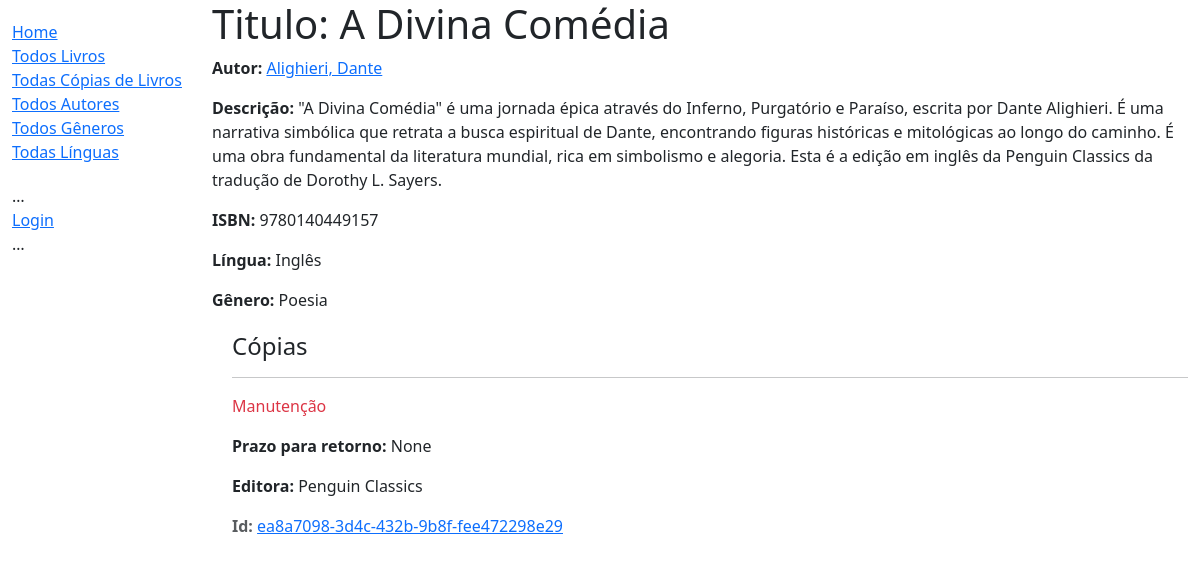
Page /acervo/livro/1 on the earlier database version.
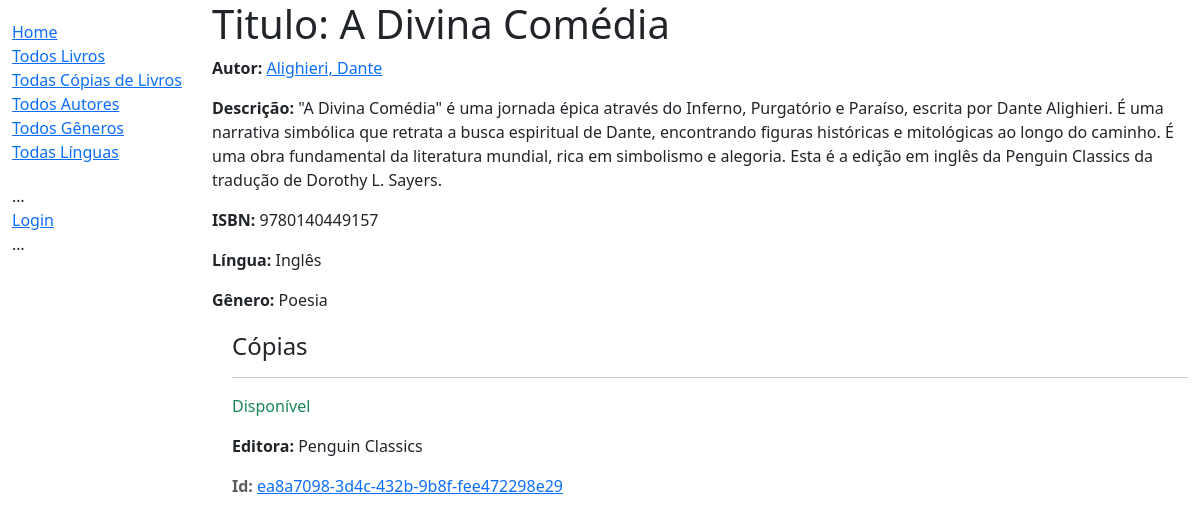
Same page on the later database version.
### acervo/models.py (models this page shows, shortened)
class LivroCopia(models.Model):
    id = models.UUIDField(primary_key=True, default=uuid.uuid4,
                          help_text="ID único para uma cópia do livro disponível na biblioteca")
    livro = models.ForeignKey('Livro', on_delete=models.RESTRICT, null=True)
    editora = models.CharField(max_length=200)
    data_devolucao = models.DateField(null=True, blank=True)
    tomador = models.ForeignKey(
        settings.AUTH_USER_MODEL, on_delete=models.SET_NULL, null=True, blank=True)
    ESTADOS_EMPRESTIMO = (
        ('m', 'Manutenção'),
        ('e', 'Emprestado'),
        ('d', 'Disponível'),
        ('r', 'Reservado'),
    )
    estado = models.CharField(
        max_length=1,
        choices=ESTADOS_EMPRESTIMO,
        blank=True,
        default='m',
        help_text='Disponibilidade do Livro')
    class Meta:
        ordering = ['data_devolucao']
        permissions = (("marca_devolucao", "Marca o livro como devolvido"),)
    def get_absolute_url(self):
        return reverse('detalhe-copia', args=[str(self.id)])

### acervo/views.py (the view)
# urls.py: path('livro/<int:pk>', views.DetalheLivroView.as_view(), name='detalhe-livro'),
class DetalheLivroView(generic.DetailView):
    model = Livro
    context_object_name = 'livro'
    template_name = 'acervo/detalhe_livro.html'

### acervo/models.py (called while the page is built)
    def __str__(self):
        return self.nome

    def __str__(self):
        return self.nome

    def get_absolute_url(self):
        return reverse('detalhe-autor', args=[str(self.id)])

    def __str__(self):
        return f'{self.sobrenome}, {self.primeiro_nome}'

### acervo/templates/acervo/detalhe_livro.html (shortened to what this page needs)
{% extends "base_generic.html" %}
{% block content %}
<h1>Titulo: {{ livro.titulo }}</h1>
<p><strong>Autor:</strong> <a href="{{ livro.autor.get_absolute_url }}">{{ livro.autor }}</a></p>
<p><strong>Descrição:</strong> {{ livro.descricao }}</p>
<p><strong>ISBN:</strong> {{ livro.isbn }}</p>
<p><strong>Língua:</strong> {{ livro.lingua }}</p>
<p><strong>Gênero:</strong> {{ livro.genero.all|join:", " }}</p>
<div style="margin-left:20px;margin-top:20px">
<h4>Cópias</h4>
{% for copia in livro.livrocopia_set.all %}
  <hr>
  <p class="{% if copia.estado == 'd' %}text-success{% elif copia.estado == 'm' %}text-danger{% else %}text-warning{% endif %}">{{ copia.get_estado_display }}</p>
  {% if copia.estado != 'd' %}<p><strong>Prazo para retorno:</strong> {{copia.data_devolucao}}</p>{% endif %}
  <p><strong>Editora:</strong> {{copia.editora}}</p>
  <p class="text-muted"><strong>Id:</strong> <a href="{{ copia.get_absolute_url }}">{{copia.id}}</a></p>
{% empty %}
  <p>Essa biblioteca não dispõe de cópias desse livro.</p>
{% endfor %}
</div>
{% endblock %}
{% block sidebar %}
  {{ block.super }}
{% endblock %}

Differences in the rows shown:
changed LivroCopia "Penguin Classics": estado "Manutenção" → "Disponível"; data_devolucao "None" → (not shown)
